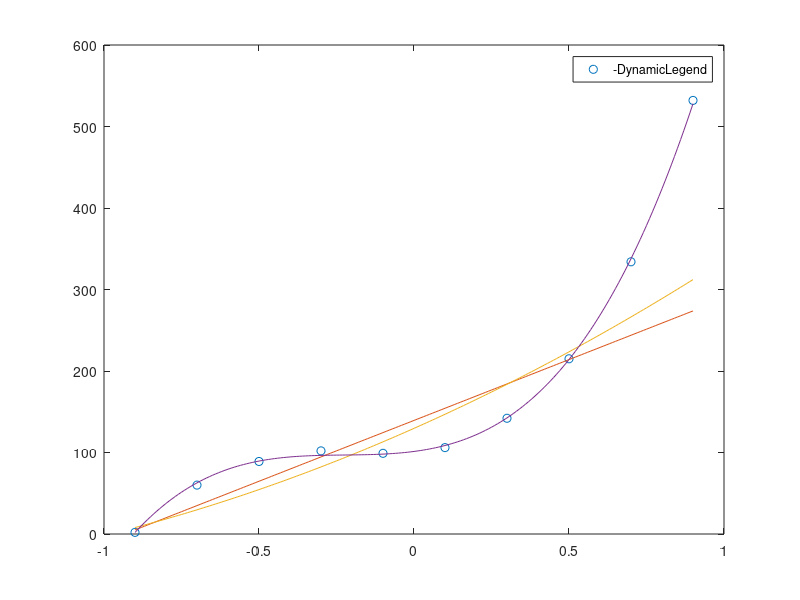

The MATLAB source for this figure:
x = [-0.9 -0.7 -0.5 -0.3 -0.1 0.1 0.3 0.5 0.7 0.9];
y = [2 60 89 102 99 106 142 215 334 532];
dy = [2 8 4 10 8 15 5 8 15 20];

figure
plot(x,y,'o', 'DisplayName', 'Data')
hold on

k = 0;
while true
    k = k + 1;
    X = zeros(length(x), k + 1);
    X(:,1) = 1;

    w = zeros(length(x), length(x));

    for i=1:length(x)
        w(i,i) = dy(i)*dy(i);
    end
    for j=2:k+1
        X(:,j) = x.^(j-1);
    end
    Y = reshape(y,[length(y),1]);

    beta = inv((X' * inv(w))*X)*X'*inv(w)*Y;
   
    expectedY = X*beta;
    
    xx = -0.9:0.01:0.9 ;  
     
    p = fliplr(reshape(beta,[1, length(beta)]));
    yy = polyval(p,xx);
    
    plot(xx, yy, 'DisplayName',strcat('Degree ' + " " + num2str(k)))
    legend('-DynamicLegend');
    
  
    [h,p,st] = chi2gof(x, 'Frequency',y, 'Expected', expectedY, 'NParams',length(x) - length(beta) - 1, 'Alpha', 0.05);
    if h ==0
        break
    end
end






